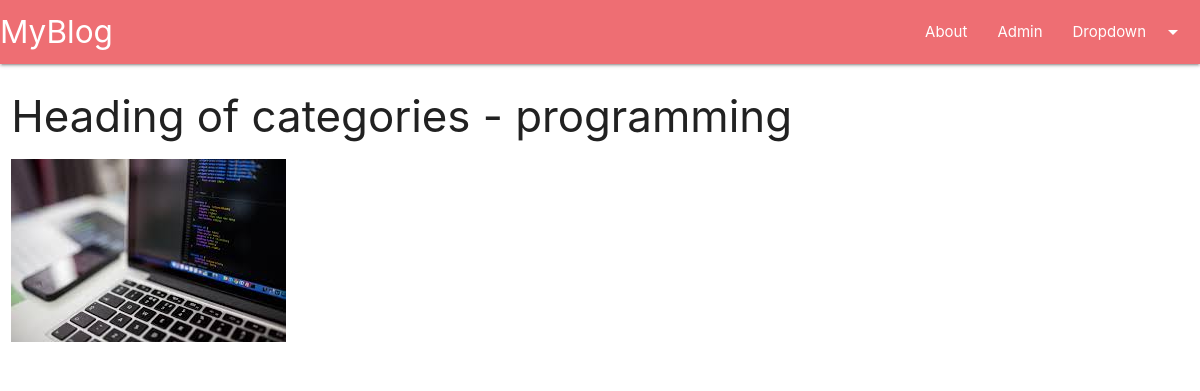
The page /category/prog on the database its author committed.
### main/models.py (models this page shows, shortened)
class Category(models.Model):
    cat_id = models.AutoField(primary_key=True)
    title = models.CharField(max_length=100)
    description = models.TextField()
    url = models.CharField(max_length=100)
    image = models.ImageField(upload_to = 'category/')
    add_date = models.DateTimeField(auto_now_add=True, null=True)

### main/views.py (the view)
# urls.py: path('category/<slug:url>', category)
def category(request,url):
    cats = Category.objects.get(url=url)
    return render(request,'category.html',{'cats':cats})

### templates/category.html (shortened to what this page needs)
{%extends 'base.html'%}
{%block content%}
<div class="container-custom">
  <div class="row">
    <div class="col s12 12 l12">
  <h3>  Heading of categories -   {{cats.title}}  </h3>
    <img src="/media/{{cats.image}}" class="responsive-img" alt=",,,">
    <br>
  </div>
 </div>
</div>
{%endblock%}

### rows shown on the page
Category: title "programming", image (picture)
